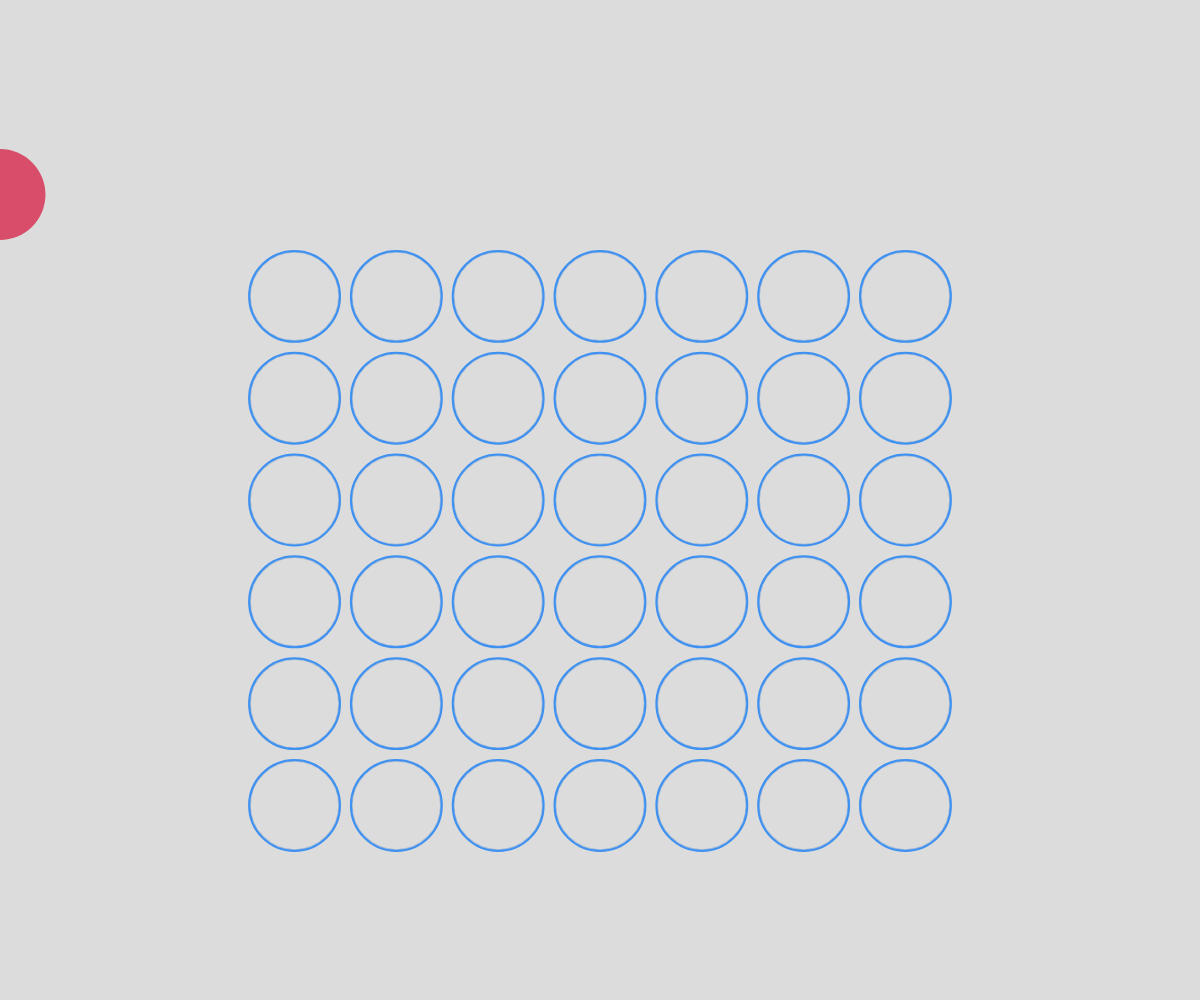
Frame 1 (no input)
Frame 60 (no input): identical to frame 1, image omitted
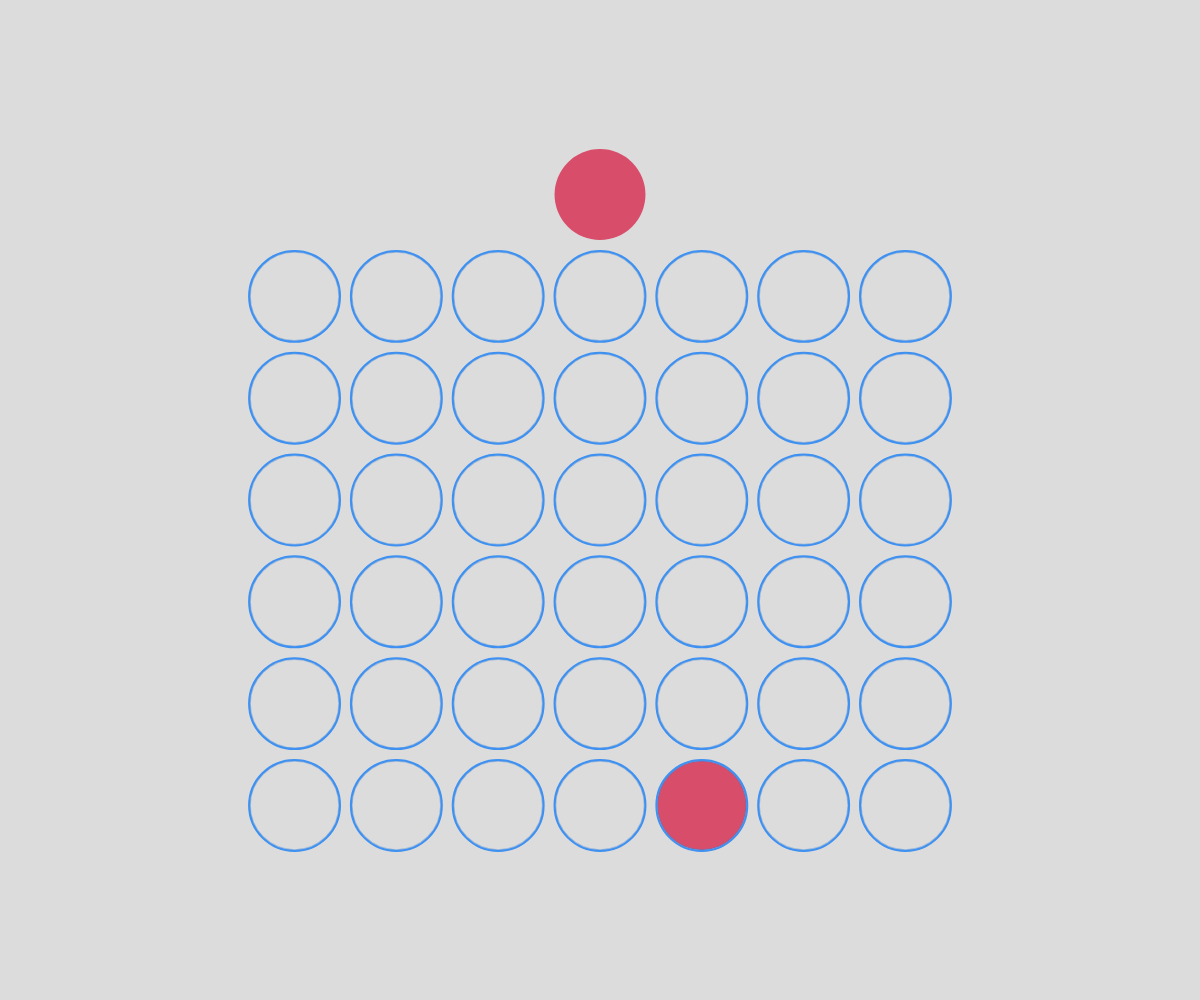
Frame 120 (the mouse pressed at the canvas centre since frame 60)

The p5.js sketch that drew these frames (run headless with seeded random() and noise() and a simulated clock; from frame 60 on, the mouse is pressed at the canvas centre):

// p5.js sketch
// ── sketch.js
function setup() {
  createCanvas(windowWidth, windowHeight);
  game = new Game();
}

function mousePressed() {
  game.move(4);
  print("moved 4");
}

function draw() {
  background(220);
  game.draw();
}

const Turn = { PLAYER_ONE: 1,
               PLAYER_TWO: 2};

const State = { IDLE: 0,
                DROPPING_PIECE: 1,
                GAME_OVER: 2};

class Piece {
  constructor(r, c, y) {
    this.pos = createVector(0, y);
    this.r = r;
    this.color = c;
    this.isAnimating = false;
  }
  
  setY() {
    
  }
  
  getY() {
    
  }
  
  updateX(x) {
    this.pos.x = x;
  }
  
  draw() {
    push();
    noStroke();
    fill(this.color);
    ellipse(this.pos.x, this.pos.y, this.r);
    pop();
  }
}

class BoardDrawer {
  constructor(r) {
    this.board = [[0, 0, 0, 0, 0, 0, 0],
                  [0, 0, 0, 0, 0, 0, 0],
                  [0, 0, 0, 0, 0, 0, 0],
                  [0, 0, 0, 0, 0, 0, 0],
                  [0, 0, 0, 0, 0, 0, 0],
                  [0, 0, 0, 0, 0, 0, 0]];
    
    this.r = r;
    
    
    this.spaceFactor = 1.12;
  }
  
  setBoard(board) {
    this.board = board;
  }
  
  getColumnCenters() {
    
  }
  
  getTopY() {
    return windowHeight / 2 - 6 * this.r * this.spaceFactor + 3 * this.r * this.spaceFactor;
  }
  
  
  
  draw() {
    for (let i = 0; i < this.board.length; i++) {
      let y = windowHeight / 2 - i * this.r * this.spaceFactor + 3 * this.r * this.spaceFactor;

      for (let j = 0; j < this.board[i].length; j++) {
        push();
        strokeWeight(2);
        
        let x = windowWidth / 2 - j * this.r * this.spaceFactor + 3 * this.r * this.spaceFactor;
        if (this.board[5 - i][6 - j] == 1) {
          fill(216,77,106);
        } else if (this.board[5 - i][6 - j] == 2) {
          fill(221,172,82);
        } else {
          noFill();
        }
        stroke(55, 125, 210, 100);
        ellipse(x, y, this.r - 1.5);
        
        noFill();
        stroke(63, 145, 241, 255);
        ellipse(x, y, this.r);
        
        pop();
      }
    }
  }
}

class Game {
  constructor() {
    this.board = [[0, 0, 0, 0, 0, 0, 0],
                  [0, 0, 0, 0, 0, 0, 0],
                  [0, 0, 0, 0, 0, 0, 0],
                  [0, 0, 0, 0, 0, 0, 0],
                  [0, 0, 0, 0, 0, 0, 0],
                  [0, 0, 0, 0, 0, 0, 0]];
    
    this.state = State.IDLE;
    this.turn = Turn.PLAYER_ONE;
    
    this.pieceWidth = 50;
    if (windowHeight < windowWidth) {
      this.pieceWidth = windowHeight / 11;
    } else {
      this.pieceWidth = windowWidth / 11;
    }
    
    this.boardDrawer = new BoardDrawer(this.pieceWidth);
    this.currPiece = new Piece(this.pieceWidth, color(0), this.boardDrawer.getTopY());
    
    this.reset();
  }
  
  reset() {
    this.currPiece = new Piece(this.pieceWidth, color(216, 77, 106), this.boardDrawer.getTopY());
    this.state = State.IDLE;
    this.turn = Turn.PLAYER_ONE;
    this.board = [[0, 0, 0, 0, 0, 0, 0],
                  [0, 0, 0, 0, 0, 0, 0],
                  [0, 0, 0, 0, 0, 0, 0],
                  [0, 0, 0, 0, 0, 0, 0],
                  [0, 0, 0, 0, 0, 0, 0],
                  [0, 0, 0, 0, 0, 0, 0]];
    // color(221,172,82)
  }
  
  move(columnNumber) {
    let dropRow = -1;
    if (this.board[0][columnNumber] == 0) {
      // legal column
      
      for (let i = 0; i < 6; i++) {
        if (this.board[i][columnNumber] == 0) {
          dropRow = i;
        }
      }
      
      this.state = State.DROPPING_PIECE;
      this.board[dropRow][columnNumber] = this.turn;
      return dropRow;
    }
    
    return dropRow;
  }
  
  update() {
    if (this.state == State.DROPPING_PIECE) {
      // this.currPiece += 5;
      if (this.currPiece.isAnimating == false) {
        this.boardDrawer.setBoard(this.board);
        
        this.state = State.IDLE;
      }
    } else {
      this.currPiece.updateX(mouseX);
    }
    // check to see if piece has finished animation
  }
  
  draw() {
    this.update();
    
    this.boardDrawer.draw();
    this.currPiece.draw();
  }
}
